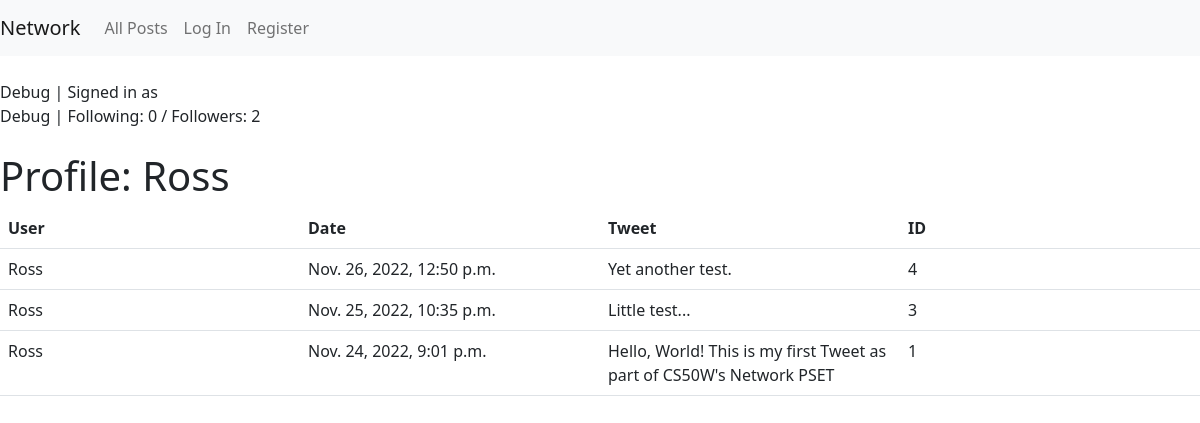
The page /profile/1 on the database as committed earlier.
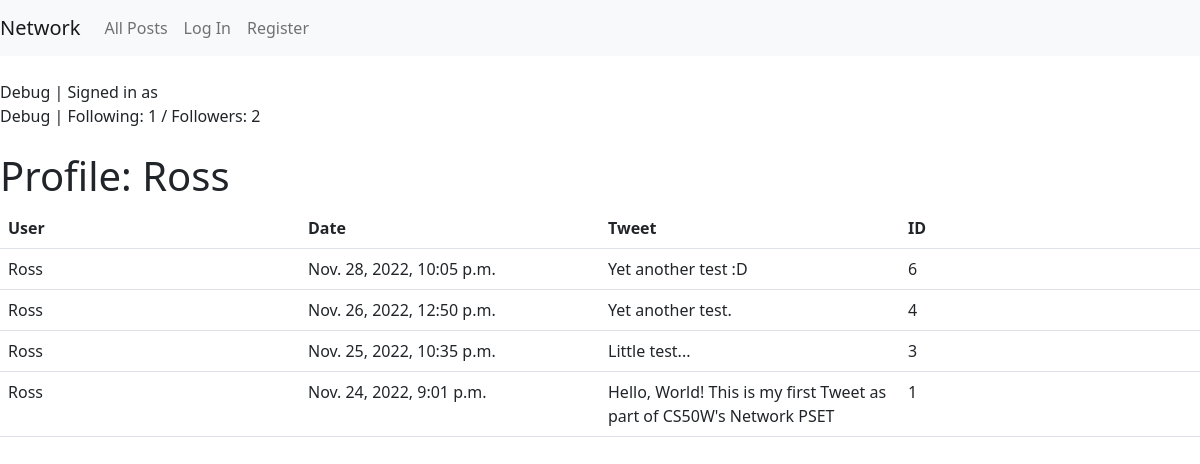
The same page on the database as committed later.
### network/models.py (models this page shows)
class User(AbstractUser):
    pass

class Tweet(models.Model):
    author = models.ForeignKey(User, on_delete=models.CASCADE)
    tweetText = models.CharField(max_length=255)
    posted = models.DateTimeField(auto_now_add=True)

### network/views.py (the view)
# urls.py: path("profile/<int:user_id>", views.profile, name="profile"),
def profile(request, user_id):
    tweets = Tweet.objects.filter(author=user_id).order_by('-posted')
    print(tweets)
    profile = User.objects.get(id=user_id)
    print(profile.foo.all())
    return render(request, "network/profile.html", {
        "x": profile.username,
        "tweets": tweets,
        "following": profile.foo.all().count(),
        "followedBy": Follow.objects.filter(user=user_id).count()
    })

### network/templates/network/profile.html
{% extends "network/layout.html" %}
{% block body %}
<br>
Debug | Signed in as <strong>{{ user.username }}</strong>
<br>
Debug | Following: {{ following }} / Followers: {{ followedBy }}
<br>
<br>
<h1>Profile: {{x}}</h1>
<table class="table">
  <thead>
  <tr>
    <th>User</th>
    <th>Date</th>
    <th>Tweet</th>
    <th>ID</th>
</tr>
</thead>
{% for tweet in tweets %}
<tr>
  <td>{{tweet.author}}</td>
  <td>{{tweet.posted}}</td>
  <td>{{tweet.tweetText}}</td>
  <td>{{tweet.id}}</td>
  </tr>
  {% endfor %}
</table>
{% endblock %}

### network/templates/network/layout.html (shortened to what this page needs)
{% load static %}
<!DOCTYPE html>
<html lang="en">
    <head>
            <link href="https://cdn.jsdelivr.net/npm/bootstrap@5.2.3/dist/css/bootstrap.min.css" rel="stylesheet">
            <link rel="stylesheet" href="{% static 'network/styles.css' %}"/>
    </head>
    <body>
        <nav class="navbar navbar-expand-lg navbar-light bg-light">
            <a class="navbar-brand" href="{% url 'index' %}">Network</a>
            <div>
              <ul class="navbar-nav mr-auto">
                <li class="nav-item">
                  <a class="nav-link" href="{% url 'allPosts' %}">All Posts</a>
                </li>
                {% if user.is_authenticated %}
                    <li class="nav-item">
                        <a class="nav-link" href="{% url 'following' %}">Following</a>
                    </li>
                    <li class="nav-item">
                        <a class="nav-link" href="{% url 'logout' %}">Log Out</a>
                    </li>
                {% else %}
                    <li class="nav-item">
                        <a class="nav-link" href="{% url 'login' %}">Log In</a>
                    </li>
                    <li class="nav-item">
                        <a class="nav-link" href="{% url 'register' %}">Register</a>
                    </li>
                {% endif %}
              </ul>
            </div>
          </nav>
        <div class="body">
            {% block body %}
            {% endblock %}
        </div>
    </body>
</html>

### network/static/network/styles.css (style rules this page uses)
table { table-layout:fixed; }

Rows that differ between the two databases and show on the page:
added Tweet: author "Ross", posted "Nov. 28, 2022, 10:05 p.m.", tweetText "Yet another test :D", id "6"
Other text that changed with them:
{{ following }}: "0" → "1"
